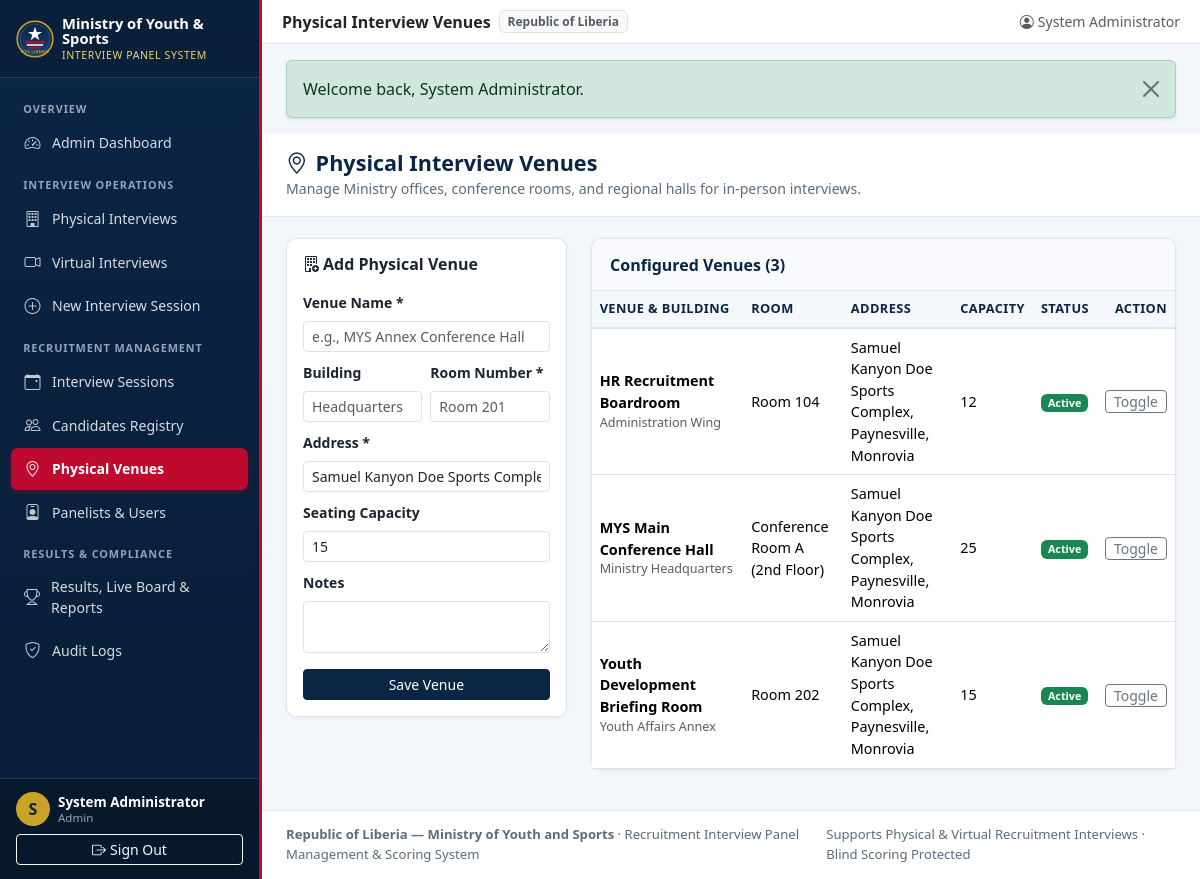
The page /public/admin/venues.php (signed in) on the database its author committed.
### tables this page shows
CREATE TABLE IF NOT EXISTS `interview_venues` (
    `id` INT UNSIGNED NOT NULL AUTO_INCREMENT,
    `venue_name` VARCHAR(180) NOT NULL,
    `building` VARCHAR(150) NULL,
    `room_number` VARCHAR(80) NOT NULL,
    `address` VARCHAR(255) NOT NULL,
    `capacity` SMALLINT UNSIGNED NOT NULL DEFAULT 15,
    `notes` TEXT NULL,
    `is_active` TINYINT(1) NOT NULL DEFAULT 1,
    `created_at` TIMESTAMP NOT NULL DEFAULT CURRENT_TIMESTAMP,
    `updated_at` TIMESTAMP NOT NULL DEFAULT CURRENT_TIMESTAMP ON UPDATE CURRENT_TIMESTAMP,
    PRIMARY KEY (`id`),
    KEY `idx_venues_active` (`is_active`)
);

### src/Core/Response.php (called while the page is built, shortened)
<?php
final class Response
{
    public static function e(?string $value): string
    {
        return htmlspecialchars((string)$value, ENT_QUOTES | ENT_SUBSTITUTE, 'UTF-8');
    }
}

### src/bootstrap.php (called while the page is built, shortened)
<?php
if (!function_exists('e')) {
    function e(?string $value): string
    {
        return \App\Core\Response::e($value);
    }
}

### public/admin/venues.php (the view, shortened to what this page needs)
<?php
require_once dirname(__DIR__, 2) . '/src/bootstrap.php';
$pdo = Database::getConnection();
$venues = $pdo->query('SELECT * FROM interview_venues ORDER BY is_active DESC, venue_name ASC')->fetchAll();
require dirname(__DIR__, 2) . '/templates/header.php';
?>
<div class="page-header">
    <div class="container-fluid px-3 px-lg-4">
        <h1 class="page-title"><i class="bi bi-geo-alt me-2"></i>Physical Interview Venues</h1>
        <p class="page-subtitle">Manage Ministry offices, conference rooms, and regional halls for in-person interviews.</p>
    </div>
</div>
<div class="container-fluid px-3 px-lg-4">
    <div class="row g-4">
        <div class="col-lg-4">
            <div class="mys-card p-3">
                <h6 class="fw-bold mb-3"><i class="bi bi-building-add me-1"></i>Add Physical Venue</h6>
                <form method="post">
                    <div class="mb-2">
                        <label class="form-label small fw-semibold">Venue Name *</label>
                        <input type="text" name="venue_name" class="form-control form-control-sm" required placeholder="e.g., MYS Annex Conference Hall">
                    </div>
                    <div class="row g-2 mb-2">
                        <div class="col-6">
                            <label class="form-label small fw-semibold">Building</label>
                            <input type="text" name="building" class="form-control form-control-sm" placeholder="Headquarters">
                        </div>
                        <div class="col-6">
                            <label class="form-label small fw-semibold">Room Number *</label>
                            <input type="text" name="room_number" class="form-control form-control-sm" required placeholder="Room 201">
                        </div>
                    </div>
                    <div class="mb-2">
                        <label class="form-label small fw-semibold">Address *</label>
                        <input type="text" name="address" class="form-control form-control-sm" required value="Samuel Kanyon Doe Sports Complex, Paynesville, Monrovia">
                    </div>
                    <div class="mb-2">
                        <label class="form-label small fw-semibold">Seating Capacity</label>
                        <input type="number" name="capacity" class="form-control form-control-sm" min="1" value="15">
                    </div>
                    <div class="mb-3">
                        <label class="form-label small fw-semibold">Notes</label>
                        <textarea name="notes" class="form-control form-control-sm" rows="2"></textarea>
                    </div>
                    <button type="submit" class="btn btn-mys btn-sm w-100">Save Venue</button>
                </form>
            </div>
        </div>
        <div class="col-lg-8">
            <div class="mys-card">
                <div class="mys-card-header">Configured Venues (<?= count($venues) ?>)</div>
                <div class="table-responsive">
                    <table class="table table-hover mb-0">
                        <thead>
                            <tr>
                                <th>Venue &amp; Building</th>
                                <th>Room</th>
                                <th>Address</th>
                                <th>Capacity</th>
                                <th>Status</th>
                                <th class="text-end">Action</th>
                            </tr>
                        </thead>
                        <tbody>
                        <?php foreach ($venues as $v): ?>
                            <tr>
                                <td>
                                    <div class="fw-semibold"><?= e($v['venue_name']) ?></div>
                                    <div class="small text-muted"><?= e($v['building'] ?: '') ?></div>
                                </td>
                                <td class="small"><?= e($v['room_number']) ?></td>
                                <td class="small"><?= e($v['address']) ?></td>
                                <td class="small"><?= (int)$v['capacity'] ?></td>
                                <td>
                                    <span class="badge bg-<?= (int)$v['is_active'] === 1 ? 'success' : 'secondary' ?>">
                                        <?= (int)$v['is_active'] === 1 ? 'Active' : 'Inactive' ?>
                                    </span>
                                </td>
                                <td class="text-end">
                                    <form method="post" class="d-inline">
                                        <button class="btn btn-sm btn-outline-secondary py-0 px-2">Toggle</button>
                                    </form>
                                </td>
                            </tr>
                        <?php endforeach; ?>
                        </tbody>
                    </table>
                </div>
            </div>
        </div>
    </div>
</div>
<?php require dirname(__DIR__, 2) . '/templates/footer.php'; ?>

### rows shown on the page
interview_venues: venue_name "HR Recruitment Boardroom", building "Administration Wing", room_number "Room 104", address "Samuel Kanyon Doe Sports Complex, Paynesville, Monrovia", capacity "12", is_active "Active"
interview_venues: venue_name "MYS Main Conference Hall", building "Ministry Headquarters", room_number "Conference Room A (2nd Floor)", address "Samuel Kanyon Doe Sports Complex, Paynesville, Monrovia", capacity "25", is_active "Active"
interview_venues: venue_name "Youth Development Briefing Room", building "Youth Affairs Annex", room_number "Room 202", address "Samuel Kanyon Doe Sports Complex, Paynesville, Monrovia", capacity "15", is_active "Active"

### other values the page prints
substr($user['full_name'], 0, 1) "S"
$user['full_name'] "System Administrator"
str_replace('_', ' ', $user['role']) "Admin"
$pageTitle "Physical Interview Venues"
$flash['message'] "Welcome back, System Administrator."
count($venues) "3"
